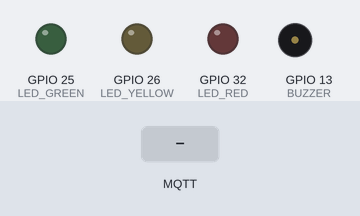
The sketch below on a simulated ESP32. Parts: output pins drawn as LEDs (lit = HIGH), buzzer (waves = sounding). Dashed ring = blinking. The test bench sets the inputs (shaded band). WiFi joins after 1.5 s; servers stay silent unless stated; no MQTT or app messages arrive unless stated; what the sketch prints to the serial monitor is not drawn.

Above: at 3.3 s.
3.4 s: MQTT message "unknown" arrives on the first subscribed topic
At 3.5 s:
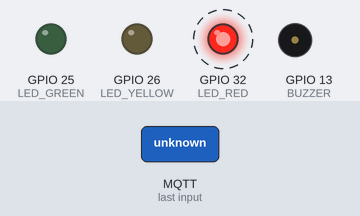
6.4 s: MQTT message "pass" arrives on the first subscribed topic
At 7.2 s:
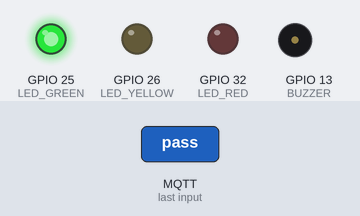
8.9 s: MQTT message "late" arrives on the first subscribed topic
At 9.4 s:
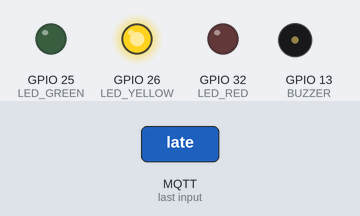
Timing chart, 0 to 11.9 s (numbered marks = the images above; inputs shaded):
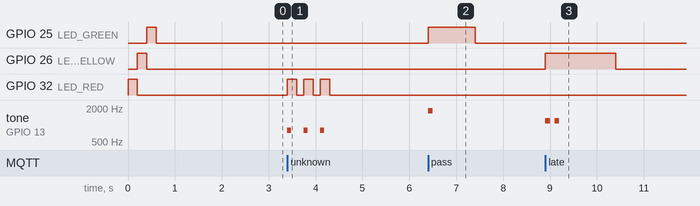

Measured:
- after the input at 3.4 s, GPIO 32 (LED_RED): alternates HIGH for 0.20 s and LOW for 0.15 s, 6 changes in all, then stays LOW, starting at once; tone on GPIO 13 (BUZZER): alternates 800 Hz for 0.08 s and silent for 0.27 s, 6 changes in all, then stays silent, starting at once
- after the input at 6.4 s, GPIO 25 (LED_GREEN): LOW → HIGH at once, → LOW 1.0 s later; tone on GPIO 13 (BUZZER): silent → 1800 Hz at once, → silent 0.10 s later
- after the input at 8.9 s, GPIO 26 (LED_YELLOW): LOW → HIGH at once, → LOW 1.5 s later; tone on GPIO 13 (BUZZER): alternates 1200 Hz for 0.10 s and silent for 0.10 s, 4 changes in all, then stays silent, starting at once

The sketch:

SmartGatePro.ino
```cpp
#include <WiFi.h>
#include <PubSubClient.h>

// ── WiFi ──────────────────────────────────────────────────────
const char* ssid     = "Xhier_2.4G";
const char* password = "00000001R_";

// ── MQTT ──────────────────────────────────────────────────────
const char* mqtt_server = "broker.hivemq.com";
const char* TOPIC_CHECKIN  = "smartgate/checkin";   // ส่ง UID ไป Server
const char* TOPIC_FEEDBACK = "smartgate/feedback";  // รับผล AI กลับ

// ── Pins ──────────────────────────────────────────────────────
#define LED_GREEN   25   // ✅ กำลังดี / checkout
#define LED_YELLOW  26   // 🕐 สาย
#define LED_RED     32   // ❌ ไม่ผ่าน / ไม่รู้จัก
#define BUZZER      13   // 🔊 เสียง

WiFiClient   espClient;
PubSubClient client(espClient);

// ── LED/Buzzer helpers ────────────────────────────────────────
void ledsOff() {
  digitalWrite(LED_GREEN,  LOW);
  digitalWrite(LED_YELLOW, LOW);
  digitalWrite(LED_RED,    LOW);
}

// ✅ ผ่าน AI (ปกติ) — เขียว 1 วิ + Beep สั้น
void signalPass() {
  ledsOff();
  digitalWrite(LED_GREEN, HIGH);
  tone(BUZZER, 1800, 100);
  delay(1000);
  ledsOff();
}

// 🕐 มาสาย — เหลือง 1.5 วิ + Beep 2 ครั้ง
void signalLate() {
  ledsOff();
  digitalWrite(LED_YELLOW, HIGH);
  tone(BUZZER, 1200, 100); delay(200);
  tone(BUZZER, 1200, 100); delay(1300);
  ledsOff();
}

// ❌ AI ไม่ผ่าน — แดง 2 วิ + Buzz ยาว
void signalFail() {
  ledsOff();
  digitalWrite(LED_RED, HIGH);
  tone(BUZZER, 500, 1500);
  delay(2000);
  ledsOff();
}

// ❓ บัตรไม่รู้จัก — แดงกะพริบ 3 ครั้ง
void signalUnknown() {
  ledsOff();
  for (int i = 0; i < 3; i++) {
    digitalWrite(LED_RED, HIGH);
    tone(BUZZER, 800, 80);
    delay(200);
    digitalWrite(LED_RED, LOW);
    delay(150);
  }
}

// 🚪 ออก — เขียวสั้น 0.6 วิ
void signalCheckout() {
  ledsOff();
  digitalWrite(LED_GREEN, HIGH);
  tone(BUZZER, 1600, 80);
  delay(600);
  ledsOff();
}

// ── MQTT Callback — รับ feedback จาก Server ──────────────────
void mqttCallback(char* topic, byte* payload, unsigned int length) {
  String msg = "";
  for (unsigned int i = 0; i < length; i++) msg += (char)payload[i];

  Serial.print("[MQTT] Feedback received: ");
  Serial.println(msg);

  if      (msg == "pass")     signalPass();
  else if (msg == "late")     signalLate();
  else if (msg == "fail")     signalFail();
  else if (msg == "unknown")  signalUnknown();
  else if (msg == "checkout") signalCheckout();
}

// ── WiFi Setup ────────────────────────────────────────────────
void setup_wifi() {
  delay(10);
  Serial.print("Connecting to: ");
  Serial.println(ssid);
  WiFi.begin(ssid, password);
  while (WiFi.status() != WL_CONNECTED) {
    delay(500);
    Serial.print(".");
  }
  Serial.println("\nWiFi Connected!");
  Serial.print("IP: ");
  Serial.println(WiFi.localIP());
}

// ── MQTT Reconnect ────────────────────────────────────────────
void reconnect() {
  while (!client.connected()) {
    Serial.print("Attempting MQTT connection...");
    if (client.connect("ESP32_SmartGate_Client")) {
      Serial.println("Connected to Broker");
      client.subscribe(TOPIC_FEEDBACK);  // ← subscribe รับผล AI
      Serial.println("Subscribed: smartgate/feedback");
    } else {
      Serial.print("failed, rc=");
      Serial.print(client.state());
      Serial.println(" try again in 5 seconds");
      delay(5000);
    }
  }
}

// ── Setup ─────────────────────────────────────────────────────
void setup() {
  Serial.begin(115200);
  Serial2.begin(9600, SERIAL_8N1, 16, 17);  // ID-20LA: RX2=16, TX2=17

  // ตั้ง Pin Mode
  pinMode(LED_GREEN,  OUTPUT);
  pinMode(LED_YELLOW, OUTPUT);
  pinMode(LED_RED,    OUTPUT);
  pinMode(BUZZER,     OUTPUT);
  ledsOff();

  // ทดสอบไฟ 3 สีตอนเริ่มต้น
  Serial.println("\n--- SmartGate Pro System Starting ---");
  digitalWrite(LED_RED,    HIGH); delay(200); digitalWrite(LED_RED,    LOW);
  digitalWrite(LED_YELLOW, HIGH); delay(200); digitalWrite(LED_YELLOW, LOW);
  digitalWrite(LED_GREEN,  HIGH); delay(200); digitalWrite(LED_GREEN,  LOW);

  setup_wifi();
  client.setServer(mqtt_server, 1883);
  client.setCallback(mqttCallback);  // ← ตั้ง callback รับ feedback
}

// ── Loop ──────────────────────────────────────────────────────
void loop() {
  if (!client.connected()) reconnect();
  client.loop();

  // ตรวจสอบว่ามีข้อมูลจาก ID-20LA เข้ามาไหม
  if (Serial2.available()) {
    String rfidData = "";
    delay(100);  // รอให้ข้อมูลมาครบชุด

    while (Serial2.available()) {
      char c = Serial2.read();
      // กรองเอาเฉพาะตัวอักษรและตัวเลข
      if (isAlphaNumeric(c)) {
        rfidData += c;
      }
    }

    if (rfidData.length() > 5) {
      Serial.print("\n[DETECTED] Tag ID: ");
      Serial.println(rfidData);

      // ส่งเข้า MQTT ไปยัง server.js
      bool published = client.publish(TOPIC_CHECKIN, rfidData.c_str());

      if (published) {
        Serial.println("Status: Sent to MQTT successfully");
        Serial.println("Waiting for AI feedback...");
      } else {
        Serial.println("Status: Failed to send to MQTT");
        signalFail();  // แสดงไฟแดงถ้าส่งไม่ได้
      }

      delay(2000);  // ป้องกันการสแกนซ้ำรัวๆ
    }
  }
}
```
